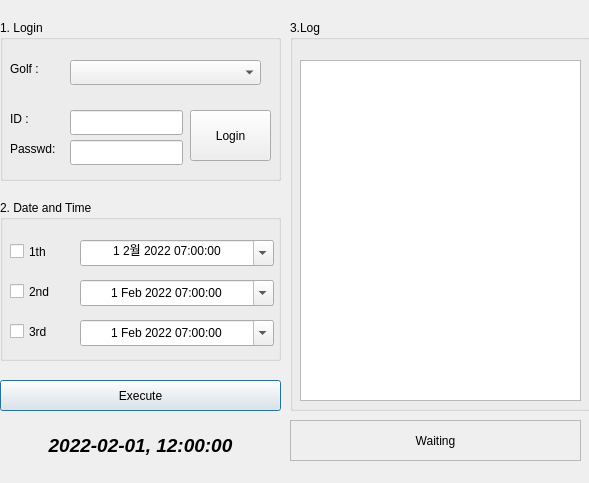
<?xml version="1.0" encoding="UTF-8"?>
<ui version="4.0">
 <class>GolfBooking</class>
 <widget class="QDialog" name="GolfBooking">
  <property name="geometry">
   <rect>
    <x>0</x>
    <y>0</y>
    <width>589</width>
    <height>483</height>
   </rect>
  </property>
  <property name="sizePolicy">
   <sizepolicy hsizetype="Ignored" vsizetype="Ignored">
    <horstretch>0</horstretch>
    <verstretch>0</verstretch>
   </sizepolicy>
  </property>
  <property name="windowTitle">
   <string>Dialog</string>
  </property>
  <widget class="QGroupBox" name="groupBox">
   <property name="geometry">
    <rect>
     <x>0</x>
     <y>20</y>
     <width>281</width>
     <height>161</height>
    </rect>
   </property>
   <property name="title">
    <string>1. Login</string>
   </property>
   <widget class="QLabel" name="label">
    <property name="geometry">
     <rect>
      <x>10</x>
      <y>90</y>
      <width>51</width>
      <height>17</height>
     </rect>
    </property>
    <property name="text">
     <string>ID :</string>
    </property>
   </widget>
   <widget class="QLabel" name="label_2">
    <property name="geometry">
     <rect>
      <x>10</x>
      <y>120</y>
      <width>67</width>
      <height>17</height>
     </rect>
    </property>
    <property name="text">
     <string>Passwd:</string>
    </property>
   </widget>
   <widget class="QPushButton" name="login">
    <property name="geometry">
     <rect>
      <x>190</x>
      <y>90</y>
      <width>81</width>
      <height>51</height>
     </rect>
    </property>
    <property name="text">
     <string>Login</string>
    </property>
    <property name="default">
     <bool>true</bool>
    </property>
    <property name="flat">
     <bool>false</bool>
    </property>
   </widget>
   <widget class="QLabel" name="label_3">
    <property name="geometry">
     <rect>
      <x>10</x>
      <y>40</y>
      <width>51</width>
      <height>17</height>
     </rect>
    </property>
    <property name="text">
     <string>Golf : </string>
    </property>
   </widget>
   <widget class="QComboBox" name="golfcourse">
    <property name="geometry">
     <rect>
      <x>70</x>
      <y>40</y>
      <width>191</width>
      <height>25</height>
     </rect>
    </property>
   </widget>
   <widget class="QLineEdit" name="id">
    <property name="geometry">
     <rect>
      <x>70</x>
      <y>90</y>
      <width>113</width>
      <height>25</height>
     </rect>
    </property>
   </widget>
   <widget class="QLineEdit" name="password">
    <property name="geometry">
     <rect>
      <x>70</x>
      <y>120</y>
      <width>113</width>
      <height>25</height>
     </rect>
    </property>
    <property name="echoMode">
     <enum>QLineEdit::Password</enum>
    </property>
   </widget>
  </widget>
  <widget class="QPushButton" name="start">
   <property name="geometry">
    <rect>
     <x>0</x>
     <y>380</y>
     <width>281</width>
     <height>31</height>
    </rect>
   </property>
   <property name="text">
    <string>Execute</string>
   </property>
   <property name="default">
    <bool>true</bool>
   </property>
  </widget>
  <widget class="QGroupBox" name="groupBox_2">
   <property name="geometry">
    <rect>
     <x>0</x>
     <y>200</y>
     <width>281</width>
     <height>161</height>
    </rect>
   </property>
   <property name="title">
    <string>2. Date and Time</string>
   </property>
   <widget class="QCheckBox" name="checkBox_2">
    <property name="geometry">
     <rect>
      <x>10</x>
      <y>80</y>
      <width>61</width>
      <height>23</height>
     </rect>
    </property>
    <property name="text">
     <string>2nd</string>
    </property>
   </widget>
   <widget class="QCheckBox" name="checkBox_1">
    <property name="geometry">
     <rect>
      <x>10</x>
      <y>40</y>
      <width>61</width>
      <height>23</height>
     </rect>
    </property>
    <property name="text">
     <string>1th</string>
    </property>
   </widget>
   <widget class="QDateTimeEdit" name="dateTimeEdit_1">
    <property name="geometry">
     <rect>
      <x>80</x>
      <y>40</y>
      <width>194</width>
      <height>26</height>
     </rect>
    </property>
    <property name="locale">
     <locale language="Korean" country="SouthKorea"/>
    </property>
    <property name="wrapping">
     <bool>true</bool>
    </property>
    <property name="alignment">
     <set>Qt::AlignCenter</set>
    </property>
    <property name="showGroupSeparator" stdset="0">
     <bool>true</bool>
    </property>
    <property name="date">
     <date>
      <year>2022</year>
      <month>2</month>
      <day>1</day>
     </date>
    </property>
    <property name="time">
     <time>
      <hour>7</hour>
      <minute>0</minute>
      <second>0</second>
     </time>
    </property>
    <property name="minimumDate">
     <date>
      <year>2022</year>
      <month>2</month>
      <day>1</day>
     </date>
    </property>
    <property name="currentSection">
     <enum>QDateTimeEdit::DaySection</enum>
    </property>
    <property name="calendarPopup">
     <bool>true</bool>
    </property>
   </widget>
   <widget class="QDateTimeEdit" name="dateTimeEdit_2">
    <property name="geometry">
     <rect>
      <x>80</x>
      <y>80</y>
      <width>194</width>
      <height>26</height>
     </rect>
    </property>
    <property name="alignment">
     <set>Qt::AlignCenter</set>
    </property>
    <property name="date">
     <date>
      <year>2022</year>
      <month>2</month>
      <day>1</day>
     </date>
    </property>
    <property name="time">
     <time>
      <hour>7</hour>
      <minute>0</minute>
      <second>0</second>
     </time>
    </property>
    <property name="minimumDate">
     <date>
      <year>2022</year>
      <month>2</month>
      <day>1</day>
     </date>
    </property>
    <property name="maximumTime">
     <time>
      <hour>16</hour>
      <minute>59</minute>
      <second>59</second>
     </time>
    </property>
    <property name="minimumTime">
     <time>
      <hour>6</hour>
      <minute>0</minute>
      <second>0</second>
     </time>
    </property>
    <property name="currentSection">
     <enum>QDateTimeEdit::DaySection</enum>
    </property>
    <property name="calendarPopup">
     <bool>true</bool>
    </property>
   </widget>
   <widget class="QDateTimeEdit" name="dateTimeEdit_3">
    <property name="geometry">
     <rect>
      <x>80</x>
      <y>120</y>
      <width>194</width>
      <height>26</height>
     </rect>
    </property>
    <property name="alignment">
     <set>Qt::AlignCenter</set>
    </property>
    <property name="correctionMode">
     <enum>QAbstractSpinBox::CorrectToNearestValue</enum>
    </property>
    <property name="keyboardTracking">
     <bool>true</bool>
    </property>
    <property name="date">
     <date>
      <year>2022</year>
      <month>2</month>
      <day>1</day>
     </date>
    </property>
    <property name="time">
     <time>
      <hour>7</hour>
      <minute>0</minute>
      <second>0</second>
     </time>
    </property>
    <property name="minimumDate">
     <date>
      <year>2022</year>
      <month>2</month>
      <day>1</day>
     </date>
    </property>
    <property name="maximumTime">
     <time>
      <hour>16</hour>
      <minute>59</minute>
      <second>59</second>
     </time>
    </property>
    <property name="minimumTime">
     <time>
      <hour>6</hour>
      <minute>0</minute>
      <second>0</second>
     </time>
    </property>
    <property name="currentSection">
     <enum>QDateTimeEdit::DaySection</enum>
    </property>
    <property name="calendarPopup">
     <bool>true</bool>
    </property>
   </widget>
   <widget class="QCheckBox" name="checkBox_3">
    <property name="geometry">
     <rect>
      <x>10</x>
      <y>120</y>
      <width>61</width>
      <height>23</height>
     </rect>
    </property>
    <property name="text">
     <string>3rd</string>
    </property>
   </widget>
  </widget>
  <widget class="QPlainTextEdit" name="log">
   <property name="geometry">
    <rect>
     <x>300</x>
     <y>60</y>
     <width>281</width>
     <height>341</height>
    </rect>
   </property>
   <property name="inputMethodHints">
    <set>Qt::ImhMultiLine</set>
   </property>
   <property name="readOnly">
    <bool>true</bool>
   </property>
  </widget>
  <widget class="QGroupBox" name="groupbox">
   <property name="geometry">
    <rect>
     <x>290</x>
     <y>20</y>
     <width>301</width>
     <height>391</height>
    </rect>
   </property>
   <property name="title">
    <string>3.Log</string>
   </property>
  </widget>
  <widget class="QLabel" name="status">
   <property name="enabled">
    <bool>true</bool>
   </property>
   <property name="geometry">
    <rect>
     <x>290</x>
     <y>420</y>
     <width>291</width>
     <height>41</height>
    </rect>
   </property>
   <property name="frameShape">
    <enum>QFrame::StyledPanel</enum>
   </property>
   <property name="text">
    <string>Waiting</string>
   </property>
   <property name="alignment">
    <set>Qt::AlignCenter</set>
   </property>
  </widget>
  <widget class="QLabel" name="showtime">
   <property name="geometry">
    <rect>
     <x>10</x>
     <y>430</y>
     <width>261</width>
     <height>31</height>
    </rect>
   </property>
   <property name="font">
    <font>
     <pointsize>14</pointsize>
     <weight>75</weight>
     <italic>true</italic>
     <bold>true</bold>
    </font>
   </property>
   <property name="text">
    <string>2022-02-01, 12:00:00</string>
   </property>
   <property name="alignment">
    <set>Qt::AlignCenter</set>
   </property>
  </widget>
  <zorder>groupbox</zorder>
  <zorder>groupBox_2</zorder>
  <zorder>groupBox</zorder>
  <zorder>start</zorder>
  <zorder>log</zorder>
  <zorder>status</zorder>
  <zorder>showtime</zorder>
 </widget>
 <resources/>
 <connections/>
</ui>
